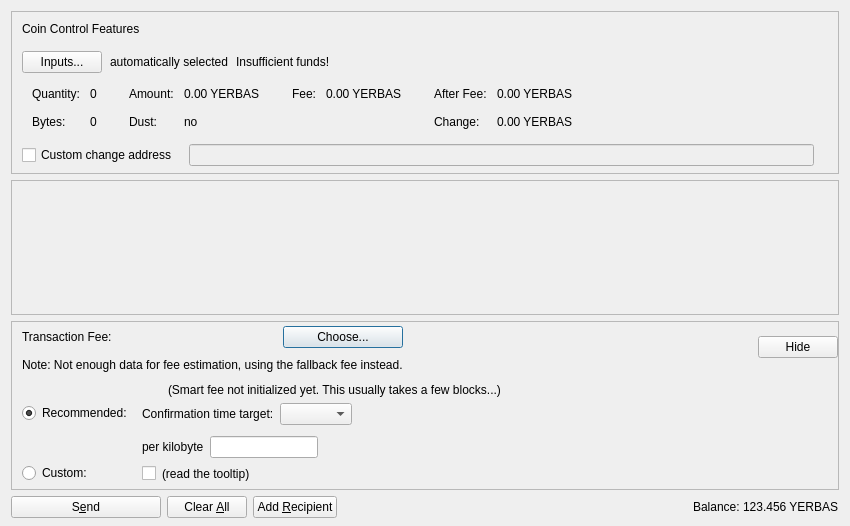
<?xml version="1.0" encoding="UTF-8"?>
<ui version="4.0">
 <class>SendCoinsDialog</class>
 <widget class="QDialog" name="SendCoinsDialog">
  <property name="geometry">
   <rect>
    <x>0</x>
    <y>0</y>
    <width>850</width>
    <height>526</height>
   </rect>
  </property>
  <property name="windowTitle">
   <string>Send Coins</string>
  </property>
  <layout class="QVBoxLayout" name="verticalLayout" stretch="0,1,0,0">
   <property name="bottomMargin">
    <number>8</number>
   </property>
   <item>
    <widget class="QFrame" name="frameCoinControl">
     <property name="sizePolicy">
      <sizepolicy hsizetype="Expanding" vsizetype="Expanding">
       <horstretch>0</horstretch>
       <verstretch>0</verstretch>
      </sizepolicy>
     </property>
     <property name="maximumSize">
      <size>
       <width>16777215</width>
       <height>16777215</height>
      </size>
     </property>
     <property name="frameShape">
      <enum>QFrame::StyledPanel</enum>
     </property>
     <property name="frameShadow">
      <enum>QFrame::Sunken</enum>
     </property>
     <layout class="QVBoxLayout" name="verticalLayoutCoinControl2">
      <property name="spacing">
       <number>0</number>
      </property>
      <property name="leftMargin">
       <number>0</number>
      </property>
      <property name="topMargin">
       <number>0</number>
      </property>
      <property name="rightMargin">
       <number>0</number>
      </property>
      <property name="bottomMargin">
       <number>6</number>
      </property>
      <item>
       <layout class="QVBoxLayout" name="verticalLayoutCoinControl" stretch="0,0,0,0,1">
        <property name="spacing">
         <number>0</number>
        </property>
        <property name="leftMargin">
         <number>10</number>
        </property>
        <property name="topMargin">
         <number>10</number>
        </property>
        <item>
         <layout class="QHBoxLayout" name="horizontalLayoutCoinControl1">
          <property name="bottomMargin">
           <number>15</number>
          </property>
          <item>
           <widget class="QLabel" name="labelCoinControlFeatures">
            <property name="sizePolicy">
             <sizepolicy hsizetype="Preferred" vsizetype="Maximum">
              <horstretch>0</horstretch>
              <verstretch>0</verstretch>
             </sizepolicy>
            </property>
            <property name="text">
             <string>Coin Control Features</string>
            </property>
           </widget>
          </item>
         </layout>
        </item>
        <item>
         <layout class="QHBoxLayout" name="horizontalLayoutCoinControl2" stretch="0,0,0,0">
          <property name="spacing">
           <number>8</number>
          </property>
          <property name="bottomMargin">
           <number>10</number>
          </property>
          <item>
           <widget class="QPushButton" name="pushButtonCoinControl">
            <property name="styleSheet">
             <string notr="true"/>
            </property>
            <property name="text">
             <string>Inputs...</string>
            </property>
            <property name="autoDefault">
             <bool>false</bool>
            </property>
           </widget>
          </item>
          <item>
           <widget class="QLabel" name="labelCoinControlAutomaticallySelected">
            <property name="text">
             <string>automatically selected</string>
            </property>
            <property name="margin">
             <number>5</number>
            </property>
           </widget>
          </item>
          <item>
           <widget class="QLabel" name="labelCoinControlInsuffFunds">
            <property name="text">
             <string>Insufficient funds!</string>
            </property>
            <property name="margin">
             <number>5</number>
            </property>
           </widget>
          </item>
          <item>
           <spacer name="horizontalSpacerCoinControl">
            <property name="orientation">
             <enum>Qt::Horizontal</enum>
            </property>
            <property name="sizeHint" stdset="0">
             <size>
              <width>40</width>
              <height>1</height>
             </size>
            </property>
           </spacer>
          </item>
         </layout>
        </item>
        <item>
         <widget class="QWidget" name="widgetCoinControl" native="true">
          <property name="sizePolicy">
           <sizepolicy hsizetype="Preferred" vsizetype="Preferred">
            <horstretch>0</horstretch>
            <verstretch>0</verstretch>
           </sizepolicy>
          </property>
          <property name="minimumSize">
           <size>
            <width>0</width>
            <height>0</height>
           </size>
          </property>
          <property name="styleSheet">
           <string notr="true"/>
          </property>
          <layout class="QHBoxLayout" name="horizontalLayoutCoinControl5">
           <property name="leftMargin">
            <number>0</number>
           </property>
           <property name="topMargin">
            <number>0</number>
           </property>
           <property name="rightMargin">
            <number>0</number>
           </property>
           <property name="bottomMargin">
            <number>0</number>
           </property>
           <item>
            <layout class="QHBoxLayout" name="horizontalLayoutCoinControl3" stretch="0,0,0,1">
             <property name="spacing">
              <number>20</number>
             </property>
             <property name="topMargin">
              <number>0</number>
             </property>
             <property name="bottomMargin">
              <number>10</number>
             </property>
             <item>
              <layout class="QFormLayout" name="formLayoutCoinControl1">
               <property name="horizontalSpacing">
                <number>10</number>
               </property>
               <property name="verticalSpacing">
                <number>14</number>
               </property>
               <property name="leftMargin">
                <number>10</number>
               </property>
               <property name="topMargin">
                <number>4</number>
               </property>
               <property name="rightMargin">
                <number>6</number>
               </property>
               <item row="0" column="0">
                <widget class="QLabel" name="labelCoinControlQuantityText">
                 <property name="text">
                  <string>Quantity:</string>
                 </property>
                 <property name="margin">
                  <number>0</number>
                 </property>
                </widget>
               </item>
               <item row="0" column="1">
                <widget class="QLabel" name="labelCoinControlQuantity">
                 <property name="cursor">
                  <cursorShape>IBeamCursor</cursorShape>
                 </property>
                 <property name="contextMenuPolicy">
                  <enum>Qt::ActionsContextMenu</enum>
                 </property>
                 <property name="text">
                  <string notr="true">0</string>
                 </property>
                 <property name="margin">
                  <number>0</number>
                 </property>
                 <property name="textInteractionFlags">
                  <set>Qt::LinksAccessibleByMouse|Qt::TextSelectableByKeyboard|Qt::TextSelectableByMouse</set>
                 </property>
                </widget>
               </item>
               <item row="1" column="0">
                <widget class="QLabel" name="labelCoinControlBytesText">
                 <property name="text">
                  <string>Bytes:</string>
                 </property>
                </widget>
               </item>
               <item row="1" column="1">
                <widget class="QLabel" name="labelCoinControlBytes">
                 <property name="cursor">
                  <cursorShape>IBeamCursor</cursorShape>
                 </property>
                 <property name="contextMenuPolicy">
                  <enum>Qt::ActionsContextMenu</enum>
                 </property>
                 <property name="text">
                  <string notr="true">0</string>
                 </property>
                 <property name="textInteractionFlags">
                  <set>Qt::LinksAccessibleByMouse|Qt::TextSelectableByKeyboard|Qt::TextSelectableByMouse</set>
                 </property>
                </widget>
               </item>
              </layout>
             </item>
             <item>
              <layout class="QFormLayout" name="formLayoutCoinControl2">
               <property name="horizontalSpacing">
                <number>10</number>
               </property>
               <property name="verticalSpacing">
                <number>14</number>
               </property>
               <property name="leftMargin">
                <number>6</number>
               </property>
               <property name="topMargin">
                <number>4</number>
               </property>
               <property name="rightMargin">
                <number>6</number>
               </property>
               <item row="0" column="0">
                <widget class="QLabel" name="labelCoinControlAmountText">
                 <property name="text">
                  <string>Amount:</string>
                 </property>
                 <property name="margin">
                  <number>0</number>
                 </property>
                </widget>
               </item>
               <item row="0" column="1">
                <widget class="QLabel" name="labelCoinControlAmount">
                 <property name="cursor">
                  <cursorShape>IBeamCursor</cursorShape>
                 </property>
                 <property name="contextMenuPolicy">
                  <enum>Qt::ActionsContextMenu</enum>
                 </property>
                 <property name="text">
                  <string notr="true">0.00 YERBAS</string>
                 </property>
                 <property name="textInteractionFlags">
                  <set>Qt::LinksAccessibleByMouse|Qt::TextSelectableByKeyboard|Qt::TextSelectableByMouse</set>
                 </property>
                </widget>
               </item>
               <item row="1" column="0">
                <widget class="QLabel" name="labelCoinControlLowOutputText">
                 <property name="text">
                  <string>Dust:</string>
                 </property>
                </widget>
               </item>
               <item row="1" column="1">
                <widget class="QLabel" name="labelCoinControlLowOutput">
                 <property name="cursor">
                  <cursorShape>IBeamCursor</cursorShape>
                 </property>
                 <property name="contextMenuPolicy">
                  <enum>Qt::ActionsContextMenu</enum>
                 </property>
                 <property name="text">
                  <string notr="true">no</string>
                 </property>
                 <property name="textInteractionFlags">
                  <set>Qt::LinksAccessibleByMouse|Qt::TextSelectableByKeyboard|Qt::TextSelectableByMouse</set>
                 </property>
                </widget>
               </item>
              </layout>
             </item>
             <item>
              <layout class="QFormLayout" name="formLayoutCoinControl3">
               <property name="horizontalSpacing">
                <number>10</number>
               </property>
               <property name="verticalSpacing">
                <number>14</number>
               </property>
               <property name="leftMargin">
                <number>6</number>
               </property>
               <property name="topMargin">
                <number>4</number>
               </property>
               <property name="rightMargin">
                <number>6</number>
               </property>
               <item row="0" column="0">
                <widget class="QLabel" name="labelCoinControlFeeText">
                 <property name="text">
                  <string>Fee:</string>
                 </property>
                 <property name="margin">
                  <number>0</number>
                 </property>
                </widget>
               </item>
               <item row="0" column="1">
                <widget class="QLabel" name="labelCoinControlFee">
                 <property name="cursor">
                  <cursorShape>IBeamCursor</cursorShape>
                 </property>
                 <property name="contextMenuPolicy">
                  <enum>Qt::ActionsContextMenu</enum>
                 </property>
                 <property name="text">
                  <string notr="true">0.00 YERBAS</string>
                 </property>
                 <property name="textInteractionFlags">
                  <set>Qt::LinksAccessibleByMouse|Qt::TextSelectableByKeyboard|Qt::TextSelectableByMouse</set>
                 </property>
                </widget>
               </item>
              </layout>
             </item>
             <item>
              <layout class="QFormLayout" name="formLayoutCoinControl4">
               <property name="horizontalSpacing">
                <number>10</number>
               </property>
               <property name="verticalSpacing">
                <number>14</number>
               </property>
               <property name="leftMargin">
                <number>6</number>
               </property>
               <property name="topMargin">
                <number>4</number>
               </property>
               <property name="rightMargin">
                <number>6</number>
               </property>
               <item row="0" column="0">
                <widget class="QLabel" name="labelCoinControlAfterFeeText">
                 <property name="text">
                  <string>After Fee:</string>
                 </property>
                 <property name="margin">
                  <number>0</number>
                 </property>
                </widget>
               </item>
               <item row="0" column="1">
                <widget class="QLabel" name="labelCoinControlAfterFee">
                 <property name="cursor">
                  <cursorShape>IBeamCursor</cursorShape>
                 </property>
                 <property name="contextMenuPolicy">
                  <enum>Qt::ActionsContextMenu</enum>
                 </property>
                 <property name="text">
                  <string notr="true">0.00 YERBAS</string>
                 </property>
                 <property name="textInteractionFlags">
                  <set>Qt::LinksAccessibleByMouse|Qt::TextSelectableByKeyboard|Qt::TextSelectableByMouse</set>
                 </property>
                </widget>
               </item>
               <item row="1" column="0">
                <widget class="QLabel" name="labelCoinControlChangeText">
                 <property name="text">
                  <string>Change:</string>
                 </property>
                </widget>
               </item>
               <item row="1" column="1">
                <widget class="QLabel" name="labelCoinControlChange">
                 <property name="cursor">
                  <cursorShape>IBeamCursor</cursorShape>
                 </property>
                 <property name="contextMenuPolicy">
                  <enum>Qt::ActionsContextMenu</enum>
                 </property>
                 <property name="text">
                  <string notr="true">0.00 YERBAS</string>
                 </property>
                 <property name="textInteractionFlags">
                  <set>Qt::LinksAccessibleByMouse|Qt::TextSelectableByKeyboard|Qt::TextSelectableByMouse</set>
                 </property>
                </widget>
               </item>
              </layout>
             </item>
            </layout>
           </item>
          </layout>
         </widget>
        </item>
        <item>
         <layout class="QHBoxLayout" name="horizontalLayoutCoinControl4" stretch="0,0,0">
          <property name="spacing">
           <number>12</number>
          </property>
          <property name="sizeConstraint">
           <enum>QLayout::SetDefaultConstraint</enum>
          </property>
          <property name="topMargin">
           <number>5</number>
          </property>
          <property name="rightMargin">
           <number>5</number>
          </property>
          <item>
           <widget class="QCheckBox" name="checkBoxCoinControlChange">
            <property name="toolTip">
             <string>If this is activated, but the change address is empty or invalid, change will be sent to a newly generated address.</string>
            </property>
            <property name="text">
             <string>Custom change address</string>
            </property>
           </widget>
          </item>
          <item>
           <widget class="QValidatedLineEdit" name="lineEditCoinControlChange">
            <property name="enabled">
             <bool>false</bool>
            </property>
            <property name="sizePolicy">
             <sizepolicy hsizetype="Expanding" vsizetype="Fixed">
              <horstretch>0</horstretch>
              <verstretch>0</verstretch>
             </sizepolicy>
            </property>
           </widget>
          </item>
          <item>
           <widget class="QLabel" name="labelCoinControlChangeLabel">
            <property name="sizePolicy">
             <sizepolicy hsizetype="Preferred" vsizetype="Expanding">
              <horstretch>0</horstretch>
              <verstretch>0</verstretch>
             </sizepolicy>
            </property>
            <property name="minimumSize">
             <size>
              <width>0</width>
              <height>0</height>
             </size>
            </property>
            <property name="text">
             <string/>
            </property>
            <property name="margin">
             <number>3</number>
            </property>
           </widget>
          </item>
         </layout>
        </item>
        <item>
         <spacer name="verticalSpacerCoinControl">
          <property name="orientation">
           <enum>Qt::Vertical</enum>
          </property>
          <property name="sizeHint" stdset="0">
           <size>
            <width>800</width>
            <height>1</height>
           </size>
          </property>
         </spacer>
        </item>
       </layout>
      </item>
     </layout>
    </widget>
   </item>
   <item>
    <widget class="QScrollArea" name="scrollArea">
     <property name="widgetResizable">
      <bool>true</bool>
     </property>
     <widget class="QWidget" name="scrollAreaWidgetContents">
      <property name="geometry">
       <rect>
        <x>0</x>
        <y>0</y>
        <width>830</width>
        <height>104</height>
       </rect>
      </property>
      <layout class="QVBoxLayout" name="verticalLayout_2" stretch="0,1">
       <property name="leftMargin">
        <number>0</number>
       </property>
       <property name="topMargin">
        <number>0</number>
       </property>
       <property name="rightMargin">
        <number>0</number>
       </property>
       <property name="bottomMargin">
        <number>0</number>
       </property>
       <item>
        <layout class="QVBoxLayout" name="entries">
         <property name="spacing">
          <number>6</number>
         </property>
        </layout>
       </item>
       <item>
        <spacer name="verticalSpacer">
         <property name="orientation">
          <enum>Qt::Vertical</enum>
         </property>
         <property name="sizeHint" stdset="0">
          <size>
           <width>20</width>
           <height>40</height>
          </size>
         </property>
        </spacer>
       </item>
      </layout>
     </widget>
    </widget>
   </item>
   <item>
    <widget class="QFrame" name="frameFee">
     <property name="sizePolicy">
      <sizepolicy hsizetype="Expanding" vsizetype="Expanding">
       <horstretch>0</horstretch>
       <verstretch>0</verstretch>
      </sizepolicy>
     </property>
     <property name="maximumSize">
      <size>
       <width>16777215</width>
       <height>16777215</height>
      </size>
     </property>
     <property name="frameShape">
      <enum>QFrame::StyledPanel</enum>
     </property>
     <property name="frameShadow">
      <enum>QFrame::Sunken</enum>
     </property>
     <layout class="QVBoxLayout" name="verticalLayoutFee1">
      <property name="spacing">
       <number>0</number>
      </property>
      <property name="leftMargin">
       <number>0</number>
      </property>
      <property name="topMargin">
       <number>0</number>
      </property>
      <property name="rightMargin">
       <number>0</number>
      </property>
      <property name="bottomMargin">
       <number>0</number>
      </property>
      <item>
       <layout class="QVBoxLayout" name="verticalLayoutFee2" stretch="0,0,0">
        <property name="spacing">
         <number>0</number>
        </property>
        <property name="leftMargin">
         <number>10</number>
        </property>
        <property name="topMargin">
         <number>0</number>
        </property>
        <item>
         <layout class="QHBoxLayout" name="horizontalLayoutFee1">
          <property name="bottomMargin">
           <number>0</number>
          </property>
          <item>
           <layout class="QVBoxLayout" name="verticalLayoutFee7">
            <property name="spacing">
             <number>0</number>
            </property>
            <item>
             <spacer name="verticalSpacerSmartFee">
              <property name="orientation">
               <enum>Qt::Vertical</enum>
              </property>
              <property name="sizeType">
               <enum>QSizePolicy::Fixed</enum>
              </property>
              <property name="sizeHint" stdset="0">
               <size>
                <width>1</width>
                <height>4</height>
               </size>
              </property>
             </spacer>
            </item>
            <item>
             <layout class="QHBoxLayout" name="horizontalLayoutSmartFee">
              <property name="spacing">
               <number>10</number>
              </property>
              <item>
               <widget class="QLabel" name="labelFeeHeadline">
                <property name="sizePolicy">
                 <sizepolicy hsizetype="Preferred" vsizetype="Maximum">
                  <horstretch>0</horstretch>
                  <verstretch>0</verstretch>
                 </sizepolicy>
                </property>
                <property name="text">
                 <string>Transaction Fee:</string>
                </property>
               </widget>
              </item>
              <item>
               <widget class="QLabel" name="labelFeeMinimized">
                <property name="text">
                 <string/>
                </property>
               </widget>
              </item>
              <item>
               <widget class="QPushButton" name="buttonChooseFee">
                <property name="text">
                 <string>Choose...</string>
                </property>
               </widget>
              </item>
             </layout>
            </item>
            <item>
             <spacer name="verticalSpacer_7">
              <property name="orientation">
               <enum>Qt::Vertical</enum>
              </property>
              <property name="sizeHint" stdset="0">
               <size>
                <width>1</width>
                <height>10</height>
               </size>
              </property>
             </spacer>
            </item>
            <item>
             <widget class="QLabel" name="fallbackFeeWarningLabel">
              <property name="toolTip">
               <string>Using the fallbackfee can result in sending a transaction that will take several hours or days (or never) to confirm. Consider choosing your fee manually or wait until you have validated the complete chain.</string>
              </property>
              <property name="text">
               <string>Note: Not enough data for fee estimation, using the fallback fee instead.</string>
              </property>
              <property name="wordWrap">
               <bool>false</bool>
              </property>
             </widget>
            </item>
            <item>
             <spacer name="verticalSpacer_5">
              <property name="orientation">
               <enum>Qt::Vertical</enum>
              </property>
              <property name="sizeHint" stdset="0">
               <size>
                <width>1</width>
                <height>1</height>
               </size>
              </property>
             </spacer>
            </item>
           </layout>
          </item>
          <item>
           <spacer name="horizontalSpacer_4">
            <property name="orientation">
             <enum>Qt::Horizontal</enum>
            </property>
            <property name="sizeHint" stdset="0">
             <size>
              <width>1</width>
              <height>1</height>
             </size>
            </property>
           </spacer>
          </item>
          <item>
           <widget class="QPushButton" name="buttonMinimizeFee">
            <property name="toolTip">
             <string>collapse fee-settings</string>
            </property>
            <property name="text">
             <string>Hide</string>
            </property>
           </widget>
          </item>
         </layout>
        </item>
        <item>
         <widget class="QFrame" name="frameFeeSelection">
          <layout class="QVBoxLayout" name="verticalLayoutFee12">
           <property name="spacing">
            <number>0</number>
           </property>
           <property name="leftMargin">
            <number>0</number>
           </property>
           <property name="topMargin">
            <number>0</number>
           </property>
           <property name="rightMargin">
            <number>0</number>
           </property>
           <property name="bottomMargin">
            <number>0</number>
           </property>
           <item>
            <layout class="QGridLayout" name="gridLayoutFee">
             <property name="topMargin">
              <number>10</number>
             </property>
             <property name="bottomMargin">
              <number>4</number>
             </property>
             <property name="horizontalSpacing">
              <number>10</number>
             </property>
             <property name="verticalSpacing">
              <number>4</number>
             </property>
             <item row="1" column="1">
              <layout class="QVBoxLayout" name="verticalLayoutFee8">
               <property name="spacing">
                <number>6</number>
               </property>
               <property name="topMargin">
                <number>3</number>
               </property>
               <item>
                <layout class="QHBoxLayout" name="horizontalLayoutFee13" stretch="0,0,1">
                 <item>
                  <widget class="QLabel" name="labelCustomPerKilobyte">
                   <property name="toolTip">
                    <string>If the custom fee is set to 1000 weeds and the transaction is only 250 bytes, then &quot;per kilobyte&quot; only pays 250 weeds in fee,&lt;br /&gt;while &quot;at least&quot; pays 1000 weeds. For transactions bigger than a kilobyte both pay by kilobyte.</string>
                   </property>
                   <property name="text">
                    <string>per kilobyte</string>
                   </property>
                  </widget>
                 </item>
                 <item>
                  <widget class="BitcoinAmountField" name="customFee"/>
                 </item>
                 <item>
                  <spacer name="horizontalSpacer_6">
                   <property name="orientation">
                    <enum>Qt::Horizontal</enum>
                   </property>
                   <property name="sizeHint" stdset="0">
                    <size>
                     <width>1</width>
                     <height>1</height>
                    </size>
                   </property>
                  </spacer>
                 </item>
                </layout>
               </item>
               <item>
                <layout class="QHBoxLayout" name="horizontalLayoutFee8">
                 <item>
                  <widget class="QCheckBox" name="checkBoxMinimumFee">
                   <property name="toolTip">
                    <string>Paying only the minimum fee is just fine as long as there is less transaction volume than space in the blocks.&lt;br /&gt;But be aware that this can end up in a never confirming transaction once there is more demand for yerbas transactions than the network can process.</string>
                   </property>
                   <property name="text">
                    <string/>
                   </property>
                  </widget>
                 </item>
                 <item>
                  <widget class="QLabel" name="labelMinFeeWarning">
                   <property name="enabled">
                    <bool>true</bool>
                   </property>
                   <property name="toolTip">
                    <string>Paying only the minimum fee is just fine as long as there is less transaction volume than space in the blocks.&lt;br /&gt;But be aware that this can end up in a never confirming transaction once there is more demand for yerbas transactions than the network can process.</string>
                   </property>
                   <property name="text">
                    <string>(read the tooltip)</string>
                   </property>
                   <property name="margin">
                    <number>5</number>
                   </property>
                  </widget>
                 </item>
                 <item>
                  <spacer name="horizontalSpacer_2">
                   <property name="orientation">
                    <enum>Qt::Horizontal</enum>
                   </property>
                   <property name="sizeHint" stdset="0">
                    <size>
                     <width>1</width>
                     <height>1</height>
                    </size>
                   </property>
                  </spacer>
                 </item>
                </layout>
               </item>
              </layout>
             </item>
             <item row="0" column="0">
              <layout class="QVBoxLayout" name="verticalLayoutFee4" stretch="0,1">
               <property name="topMargin">
                <number>20</number>
               </property>
               <property name="bottomMargin">
                <number>3</number>
               </property>
               <item>
                <widget class="QRadioButton" name="radioSmartFee">
                 <property name="text">
                  <string>Recommended:</string>
                 </property>
                 <property name="checked">
                  <bool>true</bool>
                 </property>
                 <attribute name="buttonGroup">
                  <string notr="true">groupFee</string>
                 </attribute>
                </widget>
               </item>
               <item>
                <spacer name="verticalSpacer_2">
                 <property name="orientation">
                  <enum>Qt::Vertical</enum>
                 </property>
                 <property name="sizeHint" stdset="0">
                  <size>
                   <width>1</width>
                   <height>1</height>
                  </size>
                 </property>
                </spacer>
               </item>
              </layout>
             </item>
             <item row="1" column="0">
              <layout class="QVBoxLayout" name="verticalLayoutFee9" stretch="0,1">
               <property name="topMargin">
                <number>30</number>
               </property>
               <item>
                <widget class="QRadioButton" name="radioCustomFee">
                 <property name="text">
                  <string>Custom:</string>
                 </property>
                 <attribute name="buttonGroup">
                  <string notr="true">groupFee</string>
                 </attribute>
                </widget>
               </item>
               <item>
                <spacer name="verticalSpacer_6">
                 <property name="orientation">
                  <enum>Qt::Vertical</enum>
                 </property>
                 <property name="sizeHint" stdset="0">
                  <size>
                   <width>1</width>
                   <height>1</height>
                  </size>
                 </property>
                </spacer>
               </item>
              </layout>
             </item>
             <item row="0" column="1">
              <layout class="QVBoxLayout" name="verticalLayoutFee3" stretch="0,0,1">
               <property name="spacing">
                <number>6</number>
               </property>
               <property name="topMargin">
                <number>0</number>
               </property>
               <property name="bottomMargin">
                <number>3</number>
               </property>
               <item>
                <layout class="QHBoxLayout" name="horizontalLayoutFee12">
                 <item>
                  <widget class="QLabel" name="labelSmartFee">
                   <property name="text">
                    <string/>
                   </property>
                   <property name="margin">
                    <number>2</number>
                   </property>
                  </widget>
                 </item>
                 <item>
                  <widget class="QLabel" name="labelFeeEstimation">
                   <property name="text">
                    <string/>
                   </property>
                  </widget>
                 </item>
                 <item>
                  <widget class="QLabel" name="labelSmartFee2">
                   <property name="text">
                    <string>(Smart fee not initialized yet. This usually takes a few blocks...)</string>
                   </property>
                   <property name="margin">
                    <number>2</number>
                   </property>
                  </widget>
                 </item>
                 <item>
                  <spacer name="horizontalSpacer_5">
                   <property name="orientation">
                    <enum>Qt::Horizontal</enum>
                   </property>
                   <property name="sizeHint" stdset="0">
                    <size>
                     <width>1</width>
                     <height>1</height>
                    </size>
                   </property>
                  </spacer>
                 </item>
                </layout>
               </item>
               <item>
                <layout class="QHBoxLayout" name="horizontalLayoutFee9">
                 <item>
                  <layout class="QVBoxLayout" name="verticalLayoutFee6">
                   <item>
                    <widget class="QLabel" name="labelSmartFee3">
                     <property name="text">
                      <string>Confirmation time target:</string>
                     </property>
                     <property name="margin">
                      <number>2</number>
                     </property>
                    </widget>
                   </item>
                  </layout>
                 </item>
                 <item>
                  <layout class="QVBoxLayout" name="verticalLayoutFee5">
                   <property name="rightMargin">
                    <number>30</number>
                   </property>
                   <item>
                    <layout class="QHBoxLayout" name="horizontalLayoutConfTarget">
                     <property name="bottomMargin">
                      <number>0</number>
                     </property>
                     <item>
                      <widget class="QComboBox" name="confTargetSelector"/>
                     </item>
                     <item>
                      <spacer name="horizontalSpacerConfTarget">
                       <property name="orientation">
                        <enum>Qt::Horizontal</enum>
                       </property>
                       <property name="sizeHint" stdset="0">
                        <size>
                         <width>40</width>
                         <height>20</height>
                        </size>
                       </property>
                      </spacer>
                     </item>
                    </layout>
                   </item>
                  </layout>
                 </item>
                </layout>
               </item>
               <item>
                <spacer name="verticalSpacer_4">
                 <property name="orientation">
                  <enum>Qt::Vertical</enum>
                 </property>
                 <property name="sizeHint" stdset="0">
                  <size>
                   <width>1</width>
                   <height>1</height>
                  </size>
                 </property>
                </spacer>
               </item>
              </layout>
             </item>
            </layout>
           </item>
          </layout>
         </widget>
        </item>
        <item>
         <spacer name="verticalSpacerFee">
          <property name="orientation">
           <enum>Qt::Vertical</enum>
          </property>
          <property name="sizeHint" stdset="0">
           <size>
            <width>800</width>
            <height>1</height>
           </size>
          </property>
         </spacer>
        </item>
       </layout>
      </item>
     </layout>
    </widget>
   </item>
   <item>
    <layout class="QHBoxLayout" name="horizontalLayout">
     <item>
      <widget class="QPushButton" name="sendButton">
       <property name="minimumSize">
        <size>
         <width>150</width>
         <height>0</height>
        </size>
       </property>
       <property name="toolTip">
        <string>Confirm the send action</string>
       </property>
       <property name="text">
        <string>S&amp;end</string>
       </property>
       <property name="autoDefault">
        <bool>false</bool>
       </property>
       <property name="default">
        <bool>false</bool>
       </property>
      </widget>
     </item>
     <item>
      <widget class="QPushButton" name="clearButton">
       <property name="sizePolicy">
        <sizepolicy hsizetype="Minimum" vsizetype="Fixed">
         <horstretch>0</horstretch>
         <verstretch>0</verstretch>
        </sizepolicy>
       </property>
       <property name="toolTip">
        <string>Clear all fields of the form.</string>
       </property>
       <property name="text">
        <string>Clear &amp;All</string>
       </property>
       <property name="autoDefault">
        <bool>false</bool>
       </property>
      </widget>
     </item>
     <item>
      <widget class="QPushButton" name="addButton">
       <property name="toolTip">
        <string>Send to multiple recipients at once</string>
       </property>
       <property name="text">
        <string>Add &amp;Recipient</string>
       </property>
       <property name="autoDefault">
        <bool>false</bool>
       </property>
      </widget>
     </item>
     <item>
      <spacer name="horizontalSpacer">
       <property name="orientation">
        <enum>Qt::Horizontal</enum>
       </property>
       <property name="sizeHint" stdset="0">
        <size>
         <width>40</width>
         <height>20</height>
        </size>
       </property>
      </spacer>
     </item>
     <item>
      <layout class="QHBoxLayout" name="horizontalLayout_2">
       <property name="spacing">
        <number>3</number>
       </property>
       <item>
        <widget class="QLabel" name="labelBalanceText">
         <property name="text">
          <string>Balance:</string>
         </property>
        </widget>
       </item>
       <item>
        <widget class="QLabel" name="labelBalance">
         <property name="sizePolicy">
          <sizepolicy hsizetype="Preferred" vsizetype="Preferred">
           <horstretch>0</horstretch>
           <verstretch>0</verstretch>
          </sizepolicy>
         </property>
         <property name="cursor">
          <cursorShape>IBeamCursor</cursorShape>
         </property>
         <property name="text">
          <string notr="true">123.456 YERBAS</string>
         </property>
         <property name="textInteractionFlags">
          <set>Qt::LinksAccessibleByMouse|Qt::TextSelectableByKeyboard|Qt::TextSelectableByMouse</set>
         </property>
        </widget>
       </item>
      </layout>
     </item>
    </layout>
   </item>
  </layout>
 </widget>
 <customwidgets>
  <customwidget>
   <class>QValidatedLineEdit</class>
   <extends>QLineEdit</extends>
   <header>qt/qvalidatedlineedit.h</header>
  </customwidget>
  <customwidget>
   <class>BitcoinAmountField</class>
   <extends>QLineEdit</extends>
   <header>qt/bitcoinamountfield.h</header>
   <container>1</container>
  </customwidget>
 </customwidgets>
 <resources>
  <include location="../yerbas.qrc"/>
 </resources>
 <connections/>
 <buttongroups>
  <buttongroup name="groupFee"/>
 </buttongroups>
</ui>
